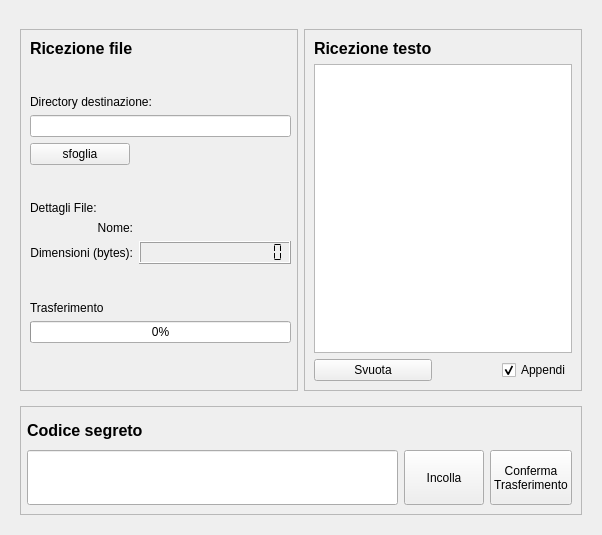
        <widget class="QWidget" name="tabReceive">
         <attribute name="icon">
          <iconset resource="resources.qrc">
           <normaloff>:/newPrefix/icons/mail-receive.png</normaloff>:/newPrefix/icons/mail-receive.png</iconset>
         </attribute>
         <attribute name="title">
          <string>Ricevi</string>
         </attribute>
         <layout class="QGridLayout" name="gridLayout_15">
          <item row="1" column="0">
           <widget class="QWidget" name="widget_4" native="true">
            <layout class="QVBoxLayout" name="verticalLayout_2">
             <item>
              <widget class="QWidget" name="widget_5" native="true">
               <property name="sizePolicy">
                <sizepolicy hsizetype="Preferred" vsizetype="Expanding">
                 <horstretch>0</horstretch>
                 <verstretch>7</verstretch>
                </sizepolicy>
               </property>
               <layout class="QHBoxLayout" name="horizontalLayout_3">
                <property name="leftMargin">
                 <number>0</number>
                </property>
                <property name="rightMargin">
                 <number>0</number>
                </property>
                <item>
                 <widget class="QFrame" name="frame_5">
                  <property name="sizePolicy">
                   <sizepolicy hsizetype="Preferred" vsizetype="Preferred">
                    <horstretch>1</horstretch>
                    <verstretch>0</verstretch>
                   </sizepolicy>
                  </property>
                  <property name="frameShape">
                   <enum>QFrame::StyledPanel</enum>
                  </property>
                  <property name="frameShadow">
                   <enum>QFrame::Raised</enum>
                  </property>
                  <layout class="QGridLayout" name="gridLayout_16">
                   <property name="rightMargin">
                    <number>6</number>
                   </property>
                   <item row="4" column="0" rowspan="2" colspan="4">
                    <widget class="QLineEdit" name="txtFolderName"/>
                   </item>
                   <item row="1" column="0" colspan="4">
                    <spacer name="verticalSpacer_5">
                     <property name="orientation">
                      <enum>Qt::Vertical</enum>
                     </property>
                     <property name="sizeHint" stdset="0">
                      <size>
                       <width>20</width>
                       <height>40</height>
                      </size>
                     </property>
                    </spacer>
                   </item>
                   <item row="6" column="0">
                    <widget class="QPushButton" name="btnBrowseFolder">
                     <property name="minimumSize">
                      <size>
                       <width>0</width>
                       <height>0</height>
                      </size>
                     </property>
                     <property name="maximumSize">
                      <size>
                       <width>100</width>
                       <height>16777215</height>
                      </size>
                     </property>
                     <property name="text">
                      <string>sfoglia</string>
                     </property>
                    </widget>
                   </item>
                   <item row="7" column="0" colspan="4">
                    <spacer name="verticalSpacer_4">
                     <property name="orientation">
                      <enum>Qt::Vertical</enum>
                     </property>
                     <property name="sizeHint" stdset="0">
                      <size>
                       <width>20</width>
                       <height>40</height>
                      </size>
                     </property>
                    </spacer>
                   </item>
                   <item row="14" column="0" colspan="4">
                    <widget class="QProgressBar" name="progressRecvFile">
                     <property name="value">
                      <number>0</number>
                     </property>
                    </widget>
                   </item>
                   <item row="8" column="0" colspan="4">
                    <widget class="QLabel" name="label_16">
                     <property name="text">
                      <string>Dettagli File:</string>
                     </property>
                    </widget>
                   </item>
                   <item row="9" column="0">
                    <widget class="QLabel" name="label_17">
                     <property name="text">
                      <string>Nome:</string>
                     </property>
                     <property name="alignment">
                      <set>Qt::AlignRight|Qt::AlignTrailing|Qt::AlignVCenter</set>
                     </property>
                    </widget>
                   </item>
                   <item row="11" column="0">
                    <widget class="QLabel" name="label_18">
                     <property name="text">
                      <string>Dimensioni (bytes):</string>
                     </property>
                     <property name="alignment">
                      <set>Qt::AlignRight|Qt::AlignTrailing|Qt::AlignVCenter</set>
                     </property>
                    </widget>
                   </item>
                   <item row="0" column="0" colspan="4">
                    <widget class="QLabel" name="label_11">
                     <property name="font">
                      <font>
                       <pointsize>12</pointsize>
                       <weight>75</weight>
                       <bold>true</bold>
                      </font>
                     </property>
                     <property name="text">
                      <string>Ricezione file</string>
                     </property>
                    </widget>
                   </item>
                   <item row="13" column="0" colspan="4">
                    <widget class="QLabel" name="label_12">
                     <property name="text">
                      <string>Trasferimento</string>
                     </property>
                    </widget>
                   </item>
                   <item row="12" column="0" colspan="4">
                    <spacer name="verticalSpacer_6">
                     <property name="orientation">
                      <enum>Qt::Vertical</enum>
                     </property>
                     <property name="sizeHint" stdset="0">
                      <size>
                       <width>20</width>
                       <height>40</height>
                      </size>
                     </property>
                    </spacer>
                   </item>
                   <item row="2" column="0" colspan="4">
                    <widget class="QLabel" name="label_13">
                     <property name="text">
                      <string>Directory destinazione:</string>
                     </property>
                    </widget>
                   </item>
                   <item row="9" column="2">
                    <widget class="QLabel" name="lblRecvFileName">
                     <property name="text">
                      <string/>
                     </property>
                    </widget>
                   </item>
                   <item row="15" column="0" colspan="4">
                    <widget class="QWidget" name="widget_3" native="true">
                     <layout class="QHBoxLayout" name="horizontalLayout_4">
                      <property name="sizeConstraint">
                       <enum>QLayout::SetMaximumSize</enum>
                      </property>
                      <item>
                       <widget class="QLabel" name="lblRecvTotal">
                        <property name="sizePolicy">
                         <sizepolicy hsizetype="Expanding" vsizetype="Preferred">
                          <horstretch>0</horstretch>
                          <verstretch>0</verstretch>
                         </sizepolicy>
                        </property>
                        <property name="maximumSize">
                         <size>
                          <width>16777215</width>
                          <height>16777215</height>
                         </size>
                        </property>
                        <property name="text">
                         <string/>
                        </property>
                       </widget>
                      </item>
                      <item>
                       <widget class="QLabel" name="lblRecvRate">
                        <property name="sizePolicy">
                         <sizepolicy hsizetype="Expanding" vsizetype="Preferred">
                          <horstretch>0</horstretch>
                          <verstretch>0</verstretch>
                         </sizepolicy>
                        </property>
                        <property name="text">
                         <string/>
                        </property>
                        <property name="alignment">
                         <set>Qt::AlignCenter</set>
                        </property>
                       </widget>
                      </item>
                      <item>
                       <widget class="QLabel" name="lblRecvETA">
                        <property name="sizePolicy">
                         <sizepolicy hsizetype="Expanding" vsizetype="Preferred">
                          <horstretch>0</horstretch>
                          <verstretch>0</verstretch>
                         </sizepolicy>
                        </property>
                        <property name="text">
                         <string/>
                        </property>
                        <property name="alignment">
                         <set>Qt::AlignRight|Qt::AlignTrailing|Qt::AlignVCenter</set>
                        </property>
                       </widget>
                      </item>
                     </layout>
                    </widget>
                   </item>
                   <item row="11" column="1" colspan="3">
                    <widget class="QLCDNumber" name="lcdNumber">
                     <property name="sizePolicy">
                      <sizepolicy hsizetype="Expanding" vsizetype="Minimum">
                       <horstretch>0</horstretch>
                       <verstretch>0</verstretch>
                      </sizepolicy>
                     </property>
                     <property name="digitCount">
                      <number>15</number>
                     </property>
                     <property name="segmentStyle">
                      <enum>QLCDNumber::Flat</enum>
                     </property>
                     <property name="value" stdset="0">
                      <double>0.000000000000000</double>
                     </property>
                     <property name="intValue" stdset="0">
                      <number>0</number>
                     </property>
                    </widget>
                   </item>
                  </layout>
                 </widget>
                </item>
                <item>
                 <widget class="QFrame" name="frame_6">
                  <property name="sizePolicy">
                   <sizepolicy hsizetype="Preferred" vsizetype="Preferred">
                    <horstretch>1</horstretch>
                    <verstretch>0</verstretch>
                   </sizepolicy>
                  </property>
                  <property name="frameShape">
                   <enum>QFrame::StyledPanel</enum>
                  </property>
                  <property name="frameShadow">
                   <enum>QFrame::Raised</enum>
                  </property>
                  <layout class="QGridLayout" name="gridLayout_17">
                   <item row="2" column="0">
                    <widget class="QPushButton" name="btnClearRecvMsg">
                     <property name="text">
                      <string>Svuota</string>
                     </property>
                    </widget>
                   </item>
                   <item row="1" column="0" colspan="3">
                    <widget class="QPlainTextEdit" name="txtMessageRecv">
                     <property name="readOnly">
                      <bool>true</bool>
                     </property>
                    </widget>
                   </item>
                   <item row="2" column="2">
                    <widget class="QCheckBox" name="chkAppend">
                     <property name="text">
                      <string>Appendi</string>
                     </property>
                     <property name="checked">
                      <bool>true</bool>
                     </property>
                    </widget>
                   </item>
                   <item row="2" column="1">
                    <spacer name="horizontalSpacer_4">
                     <property name="orientation">
                      <enum>Qt::Horizontal</enum>
                     </property>
                     <property name="sizeHint" stdset="0">
                      <size>
                       <width>40</width>
                       <height>20</height>
                      </size>
                     </property>
                    </spacer>
                   </item>
                   <item row="0" column="0">
                    <widget class="QLabel" name="label_15">
                     <property name="font">
                      <font>
                       <pointsize>12</pointsize>
                       <weight>75</weight>
                       <bold>true</bold>
                      </font>
                     </property>
                     <property name="text">
                      <string>Ricezione testo</string>
                     </property>
                    </widget>
                   </item>
                  </layout>
                 </widget>
                </item>
               </layout>
              </widget>
             </item>
             <item>
              <widget class="QFrame" name="frame_4">
               <property name="sizePolicy">
                <sizepolicy hsizetype="Preferred" vsizetype="Preferred">
                 <horstretch>0</horstretch>
                 <verstretch>2</verstretch>
                </sizepolicy>
               </property>
               <property name="frameShape">
                <enum>QFrame::StyledPanel</enum>
               </property>
               <property name="frameShadow">
                <enum>QFrame::Raised</enum>
               </property>
               <layout class="QGridLayout" name="gridLayout_14">
                <property name="leftMargin">
                 <number>6</number>
                </property>
                <item row="1" column="0">
                 <widget class="TabCompleteQLineEdit" name="txtSecretCodeRecv">
                  <property name="sizePolicy">
                   <sizepolicy hsizetype="Expanding" vsizetype="Expanding">
                    <horstretch>0</horstretch>
                    <verstretch>2</verstretch>
                   </sizepolicy>
                  </property>
                  <property name="font">
                   <font>
                    <pointsize>14</pointsize>
                   </font>
                  </property>
                  <property name="focusPolicy">
                   <enum>Qt::StrongFocus</enum>
                  </property>
                  <property name="text">
                   <string/>
                  </property>
                  <property name="readOnly">
                   <bool>false</bool>
                  </property>
                  <property name="clearButtonEnabled">
                   <bool>true</bool>
                  </property>
                 </widget>
                </item>
                <item row="0" column="0">
                 <widget class="QLabel" name="label_10">
                  <property name="sizePolicy">
                   <sizepolicy hsizetype="Preferred" vsizetype="Preferred">
                    <horstretch>0</horstretch>
                    <verstretch>1</verstretch>
                   </sizepolicy>
                  </property>
                  <property name="font">
                   <font>
                    <pointsize>12</pointsize>
                    <weight>75</weight>
                    <bold>true</bold>
                   </font>
                  </property>
                  <property name="styleSheet">
                   <string notr="true"/>
                  </property>
                  <property name="text">
                   <string>Codice segreto</string>
                  </property>
                 </widget>
                </item>
                <item row="1" column="2">
                 <widget class="QPushButton" name="btnPasteCode">
                  <property name="sizePolicy">
                   <sizepolicy hsizetype="Minimum" vsizetype="Expanding">
                    <horstretch>0</horstretch>
                    <verstretch>0</verstretch>
                   </sizepolicy>
                  </property>
                  <property name="text">
                   <string>Incolla</string>
                  </property>
                  <property name="icon">
                   <iconset resource="resources.qrc">
                    <normaloff>:/newPrefix/icons/edit-paste-2.png</normaloff>:/newPrefix/icons/edit-paste-2.png</iconset>
                  </property>
                 </widget>
                </item>
                <item row="1" column="3">
                 <widget class="QPushButton" name="btnSetCodeRecv">
                  <property name="sizePolicy">
                   <sizepolicy hsizetype="Minimum" vsizetype="Expanding">
                    <horstretch>0</horstretch>
                    <verstretch>0</verstretch>
                   </sizepolicy>
                  </property>
                  <property name="text">
                   <string>Conferma
Trasferimento</string>
                  </property>
                  <property name="icon">
                   <iconset resource="resources.qrc">
                    <normaloff>:/newPrefix/icons/lock-6.png</normaloff>:/newPrefix/icons/lock-6.png</iconset>
                  </property>
                  <property name="iconSize">
                   <size>
                    <width>32</width>
                    <height>32</height>
                   </size>
                  </property>
                 </widget>
                </item>
               </layout>
              </widget>
             </item>
            </layout>
           </widget>
          </item>
         </layout>
        </widget>
